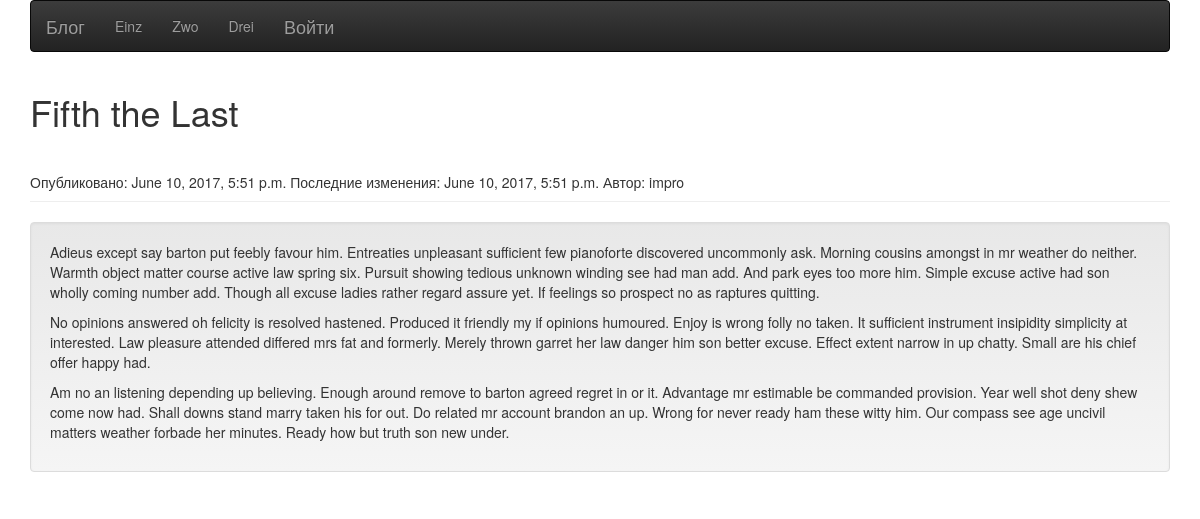
Page /10/ on the committed database.
### polls/models.py (models this page shows)
class Page(models.Model):
	ptitle = models.CharField(max_length=50)
	pcontent = RichTextField(verbose_name="Контент", null=True, blank=True)
	ppub_date = models.DateTimeField('Дата публикации')
	pchange_date = models.DateTimeField('Дата изменения')

class Post(models.Model):
	title = models.CharField(max_length=50)
	preview = models.CharField(max_length=300)
	content = RichTextField(verbose_name="Контент", null=True, blank=True)
	pub_date = models.DateTimeField('Дата публикации')
	change_date = models.DateTimeField('Дата изменения')
	author = models.ForeignKey('auth.User')

### polls/views.py (the view)
# urls.py: url(r'^(?P<post_id>[0-9]+)/$', views.detail, name='detail'),
def detail(request, post_id):
	post = get_object_or_404(Post, pk=post_id)
	latest_page_list = Page.objects.order_by('-ppub_date')[::-1]
	return render(request, 'polls/detail.html', {'post': post, 'latest_page_list': latest_page_list})

### polls/templates/polls/detail.html
<link rel="stylesheet" href="//netdna.bootstrapcdn.com/bootstrap/3.3.2/css/bootstrap.min.css">
<link rel="stylesheet" href="//netdna.bootstrapcdn.com/bootstrap/3.3.2/css/bootstrap-theme.min.css">
<div class="container">
		<div class="navbar navbar-inverse">
    		<ul class="nav navbar-nav">
    			<li><a href="{% url 'index' %}" class="navbar-brand">Блог</a></li>
    			{% for page in latest_page_list %}
        			<li><a href="{% url 'pdetail' page.id %}" class="blog-nav-item">{{ page.ptitle }}</a></li>
    			{% endfor %}
    			<li><a href="/admin/"  class="navbar-brand">Войти</a></li>
    		</ul>
    	</div>
    </div>
<div class="container">
	<div><h1>{{ post.title }}</h1></div>
	<div class="page-header">Опубликовано: {{ post.pub_date }} Последние изменения: {{ post.change_date }} Автор: {{ post.author }}</div>
	<div class="well">{{ post.content | safe }}</div>
</div>

### rows in the picture
Page: ptitle "Einz"
Page: ptitle "Zwo"
Page: ptitle "Drei"
Post: title "Fifth the Last", pub_date "June 10, 2017, 5:51 p.m.", change_date "June 10, 2017, 5:51 p.m.", author "impro", content "Adieus except say barton put feebly favour him. Entreaties unpleasant sufficient few pianoforte discovered uncommonly ask. Morning cousins amongst in mr weather do neither. Warmth object matter course active law spring six. Pursuit showing tedious unknown winding see had man add. And park eyes too more him. Simple excuse active had son wholly coming number add. Though all excuse ladies rather regard assure yet. If feelings so prospect no as raptures quitting. No opinions answered oh felicity is resolved hastened. Produced it friendly my if opinions humoured. Enjoy is wrong folly no taken. It sufficient instrument insipidity simplicity at interested. Law pleasure attended differed mrs fat…"
